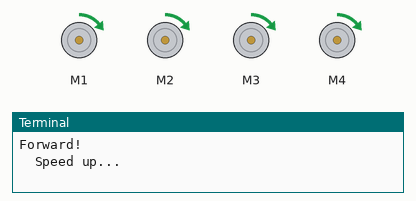
Recording of a program running on a simulated Raspberry Pi (BCM pin numbers). Shown: 4 × DC motor (green arrow = forward, orange = backward, longer = faster), the last lines printed to the terminal. The desktop window is not drawn, its controls go by their first labels and the mouse button is held 0.15 s.

Above: at 0.1 s.
At 4.41 s:
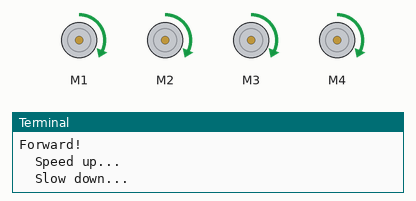
At 8.77 s:
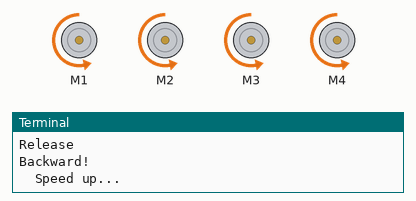
At 17.62 s:
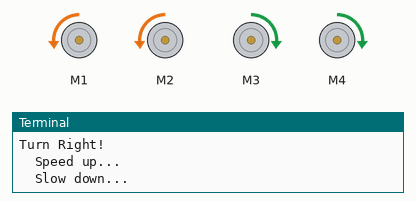
At 26.79 s:
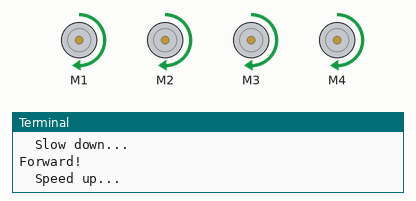
At 35.87 s:
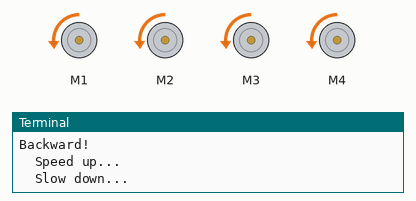
Timing chart, 0 to 40.0 s (numbered marks = the images above):
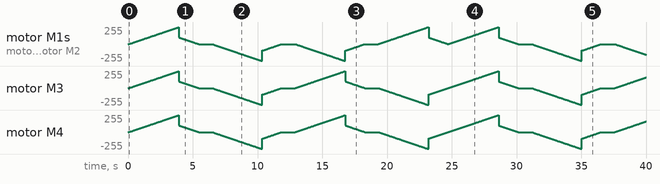

The program:

af_motor3_1.py
```python
#!/usr/bin/python
from Adafruit_MotorHAT import Adafruit_MotorHAT, Adafruit_DCMotor

import RPi.GPIO as gpio
import time
import atexit
import sys
import Tkinter as tk

# create a default object, no changes to I2C address or frequency
mh = Adafruit_MotorHAT(addr=0x60)

# recommended for auto-disabling motors on shutdown!
def turnOffMotors():
	mh.getMotor(1).run(Adafruit_MotorHAT.RELEASE)
	mh.getMotor(2).run(Adafruit_MotorHAT.RELEASE)
	mh.getMotor(3).run(Adafruit_MotorHAT.RELEASE)
	mh.getMotor(4).run(Adafruit_MotorHAT.RELEASE)

atexit.register(turnOffMotors)

################################# DC motor test!
myMotor = mh.getMotor(1)
myMotor1 = mh.getMotor(2)
myMotor2 = mh.getMotor(3)
myMotor3 = mh.getMotor(4)

# set the speed to start, from 0 (off) to 255 (max speed)
myMotor.setSpeed(255)
myMotor1.setSpeed(255)
myMotor2.setSpeed(255)
myMotor3.setSpeed(255)

myMotor.run(Adafruit_MotorHAT.FORWARD);
myMotor1.run(Adafruit_MotorHAT.FORWARD);
myMotor2.run(Adafruit_MotorHAT.FORWARD);
myMotor3.run(Adafruit_MotorHAT.FORWARD);
# turn on motor
myMotor.run(Adafruit_MotorHAT.RELEASE);
myMotor1.run(Adafruit_MotorHAT.RELEASE);
myMotor2.run(Adafruit_MotorHAT.RELEASE);
myMotor3.run(Adafruit_MotorHAT.RELEASE);


while (True):
	print "Forward! "
	myMotor.run(Adafruit_MotorHAT.FORWARD)
	myMotor1.run(Adafruit_MotorHAT.FORWARD)
	myMotor2.run(Adafruit_MotorHAT.FORWARD)
	myMotor3.run(Adafruit_MotorHAT.FORWARD)

	print "\tSpeed up..."
	for i in range(255):
		myMotor.setSpeed(i)
                myMotor1.setSpeed(i)
                myMotor2.setSpeed(i)
                myMotor3.setSpeed(i)
		time.sleep(0.01)

	print "\tSlow down..."
	for i in reversed(range(100)):
		myMotor.setSpeed(i)
		myMotor1.setSpeed(i)
		myMotor2.setSpeed(i)
                myMotor3.setSpeed(i)
		time.sleep(0.01)

	print "Release"
	myMotor.run(Adafruit_MotorHAT.RELEASE)
	myMotor1.run(Adafruit_MotorHAT.RELEASE)
	myMotor2.run(Adafruit_MotorHAT.RELEASE)
	myMotor3.run(Adafruit_MotorHAT.RELEASE)
	time.sleep(1.0)

	print "Backward! "
	myMotor.run(Adafruit_MotorHAT.BACKWARD)
	myMotor1.run(Adafruit_MotorHAT.BACKWARD)
	myMotor2.run(Adafruit_MotorHAT.BACKWARD)
	myMotor3.run(Adafruit_MotorHAT.BACKWARD)

	print "\tSpeed up..."
	for i in range(255):
		myMotor.setSpeed(i)
		myMotor1.setSpeed(i)
		myMotor2.setSpeed(i)
		myMotor3.setSpeed(i)
		time.sleep(0.01)

	print "\tSlow down..."
	for i in reversed(range(100)):
		myMotor.setSpeed(i)
		myMotor1.setSpeed(i)
		myMotor2.setSpeed(i)
                myMotor3.setSpeed(i)
		time.sleep(0.01)

	print "Release"
	myMotor.run(Adafruit_MotorHAT.RELEASE)
	myMotor1.run(Adafruit_MotorHAT.RELEASE)
	myMotor2.run(Adafruit_MotorHAT.RELEASE)
	myMotor3.run(Adafruit_MotorHAT.RELEASE)
	time.sleep(1.0)


	print "Turn Right! "
	myMotor.run(Adafruit_MotorHAT.BACKWARD)
	myMotor1.run(Adafruit_MotorHAT.BACKWARD)
	myMotor2.run(Adafruit_MotorHAT.FORWARD)
	myMotor3.run(Adafruit_MotorHAT.FORWARD)

	print "\tSpeed up..."
	for i in range(255):
		myMotor.setSpeed(i)
		myMotor1.setSpeed(i)
		myMotor2.setSpeed(i)
		myMotor3.setSpeed(i)
		time.sleep(0.01)

	print "\tSlow down..."
	for i in reversed(range(100)):
		myMotor.setSpeed(i)
		myMotor1.setSpeed(i)
		myMotor2.setSpeed(i)
		myMotor3.setSpeed(i)
		time.sleep(0.01)


	print "Release"
	myMotor.run(Adafruit_MotorHAT.RELEASE)
	myMotor1.run(Adafruit_MotorHAT.RELEASE)
	myMotor2.run(Adafruit_MotorHAT.RELEASE)
	myMotor3.run(Adafruit_MotorHAT.RELEASE)
	time.sleep(1.0)


        print "Turn Left! "
	myMotor.run(Adafruit_MotorHAT.FORWARD)
	myMotor1.run(Adafruit_MotorHAT.FORWARD)
	myMotor2.run(Adafruit_MotorHAT.BACKWARD)
	myMotor3.run(Adafruit_MotorHAT.BACKWARD)

	print "\tSpeed up..."
	for i in range(255):
		myMotor.setSpeed(i)
		myMotor1.setSpeed(i)
		myMotor2.setSpeed(i)
		myMotor3.setSpeed(i)
		time.sleep(0.01)

	print "\tSlow down..."
	for i in reversed(range(100)):
		myMotor.setSpeed(i)
		myMotor1.setSpeed(i)
		myMotor2.setSpeed(i)
		myMotor3.setSpeed(i)
		time.sleep(0.01)


	continue


gpio.cleanup()
```
